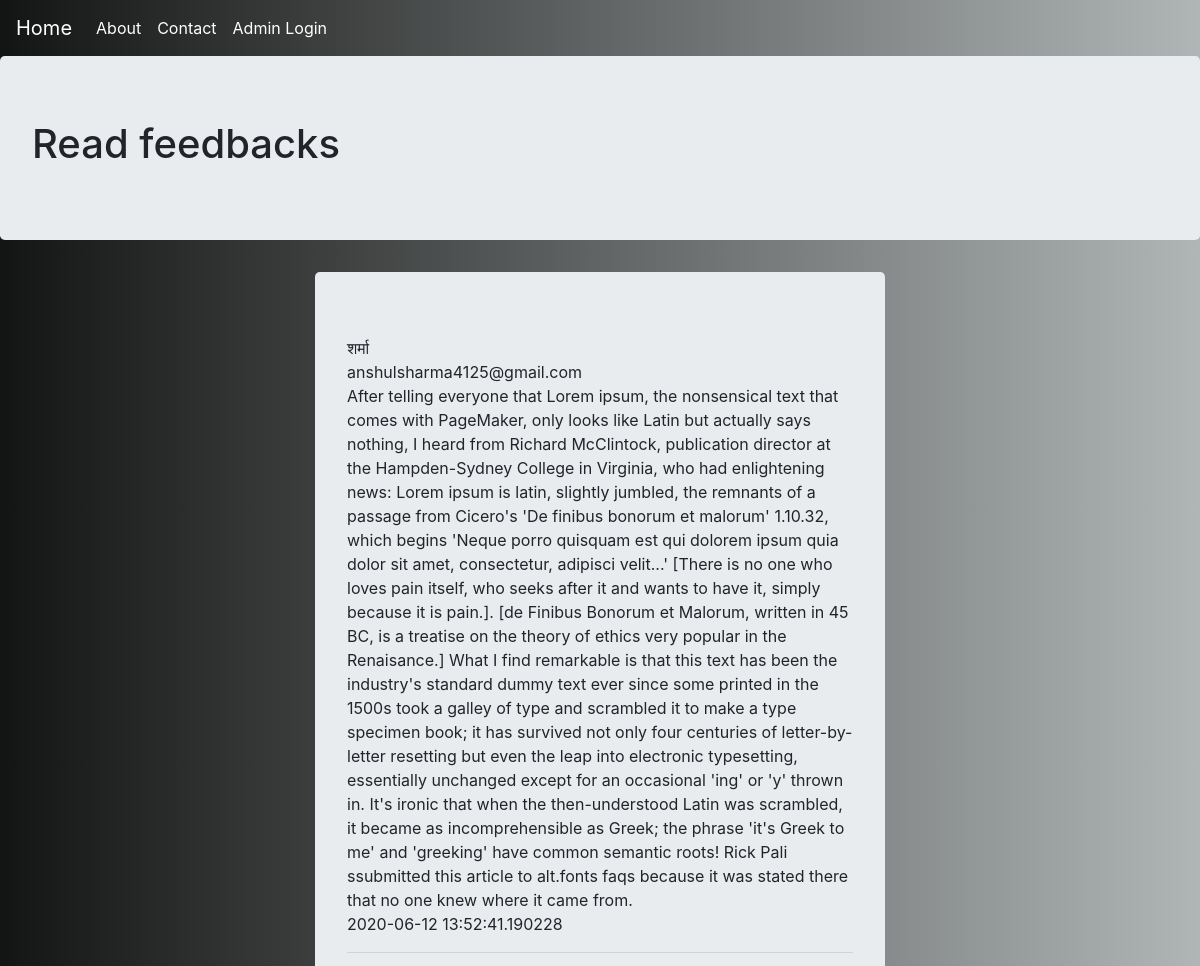
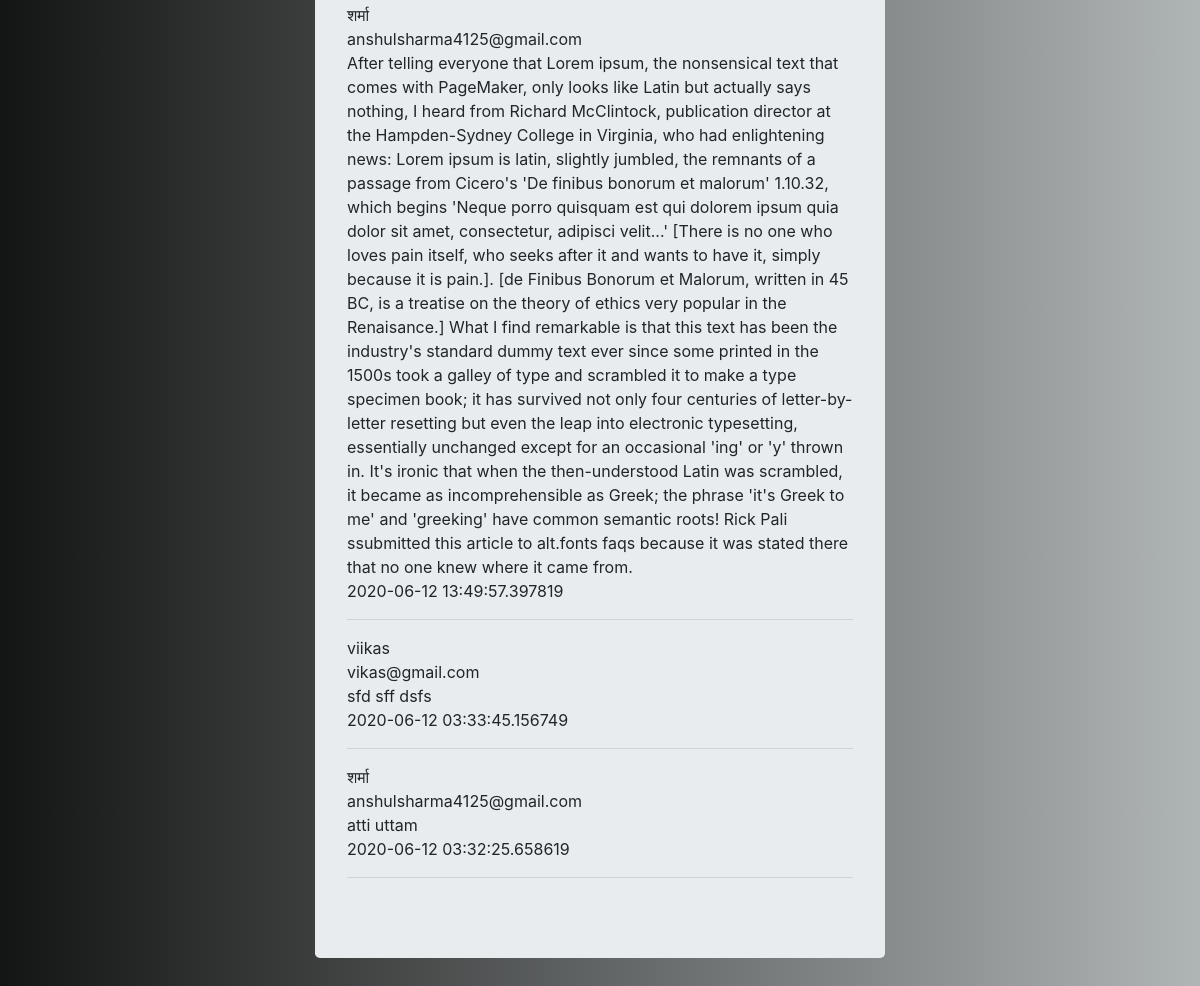
The page /posts/feedback (signed in) on the database its author committed (2 pictures, top to bottom).
### myproject/modles.py (models this page shows, shortened)
class Contacts(db.Model):
    s_no = db.Column(db.Integer, primary_key=True)
    name = db.Column(db.String, nullable=False)
    email = db.Column(db.String, nullable=False)
    feedback = db.Column(db.String, nullable=False)
    date = db.Column(db.String, nullable=False)

### myproject/posts/view.py (the view)
@posts_blueprint.route('/feedback')
def feedback():
    if 'admin' in session and session['admin'] == 'shubham@gmail.com':
        f_back = Contacts.query.order_by(desc(Contacts.s_no)).all()
        return render_template('feedback.html', f_back=f_back)
    return redirect(url_for('Posts.login'))

### myproject/posts/templates/posts/feedback.html
{% extends "layout.html" %}
{% block content %}
<div class="jumbotron">
    <h1>Read feedbacks </h1>
</div>
<div class="container" style="width:50%">
    <div class="jumbotron">
        {% for p in f_back %}
        {{p.name}}<br>
        {{p.email}}<br>
        {{p.feedback}}<br>
        {{p.date}}<br>
        <hr>
        {% endfor %}
    </div>
</div>
{% endblock %}

### rows shown on the page
Contacts: name "शर्मा", email "anshulsharma4125@gmail.com", feedback "After telling everyone that Lorem ipsum, the nonsensical text that comes with PageMaker, only looks like Latin but actually says nothing, I heard from Richard McClintock, publication director at the Hampden-Sydney College in Virginia, who had enlightening news: Lorem ipsum is latin, slightly jumbled, the remnants of a passage from Cicero's 'De finibus bonorum et malorum' 1.10.32, which begins 'Neque porro quisquam est qui dolorem ipsum quia dolor sit amet, consectetur, adipisci velit...' [There is no one who loves pain itself, who seeks after it and wants to have it, simply because it is pain.]. [de Finibus Bonorum et Malorum, written in 45 BC, is a treatise on the theory of ethics very…", date "2020-06-12 13:52:41.190228"
Contacts: name "शर्मा", email "anshulsharma4125@gmail.com", feedback "After telling everyone that Lorem ipsum, the nonsensical text that comes with PageMaker, only looks like Latin but actually says nothing, I heard from Richard McClintock, publication director at the Hampden-Sydney College in Virginia, who had enlightening news: Lorem ipsum is latin, slightly jumbled, the remnants of a passage from Cicero's 'De finibus bonorum et malorum' 1.10.32, which begins 'Neque porro quisquam est qui dolorem ipsum quia dolor sit amet, consectetur, adipisci velit...' [There is no one who loves pain itself, who seeks after it and wants to have it, simply because it is pain.]. [de Finibus Bonorum et Malorum, written in 45 BC, is a treatise on the theory of ethics very…", date "2020-06-12 13:49:57.397819"
Contacts: name "viikas", email "vikas@gmail.com", feedback "sfd sff dsfs", date "2020-06-12 03:33:45.156749"
Contacts: name "शर्मा", email "anshulsharma4125@gmail.com", feedback "atti uttam", date "2020-06-12 03:32:25.658619"
